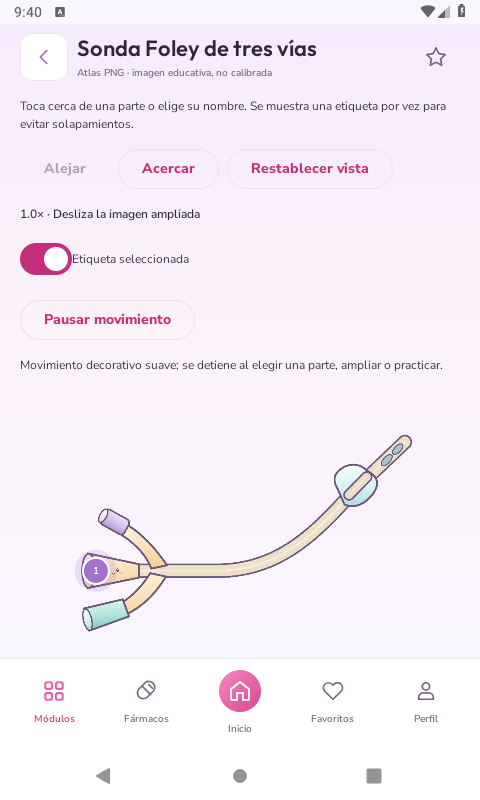
#> input picture qa/atlas_kawaii/movimiento/mov-1.png, 480 x 800 px; its folder holds 4 pictures in this run; the run also reads 1 picture not shown here
$ python verificar_movimiento.py
#> lines starting #> are read from the running program, lines starting #| are printed output that depends on the picture
#!/usr/bin/env python3
"""Reanaliza cuatro capturas instaladas; no mide FPS, alineación clínica ni hardware físico."""
from pathlib import Path
from PIL import Image, ImageChops
import json

HERE = Path(__file__).resolve().parent / 'movimiento'

def load(name):
#> called with name = 'mov-1.png'
    with Image.open(HERE / name) as image:
#> image is the input picture: PIL image 480x800 RGBA; mean R, G, B, A 246.2, 238, 246.7, 255
        return image.convert('RGB')
#> call 2 of load, with name = 'mov-2.png'
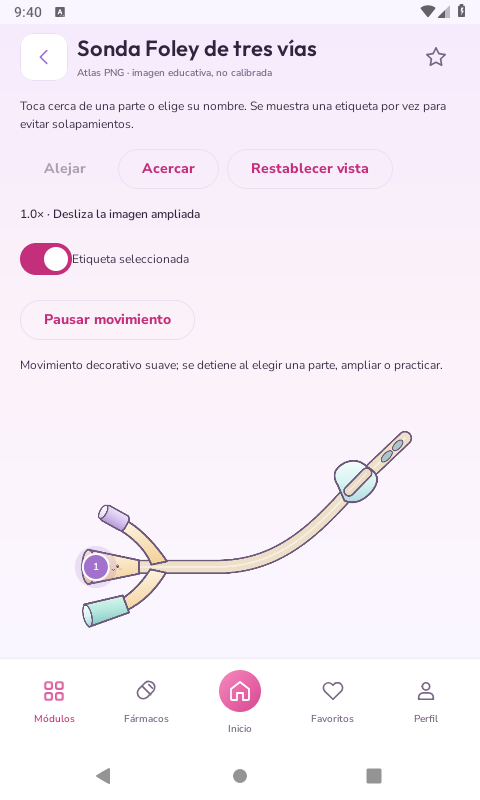
#> input picture qa/atlas_kawaii/movimiento/mov-2.png, 480 x 800 px
#> in load, image is the input picture: PIL image 480x800 RGBA; mean R, G, B, A 246.2, 238, 246.8, 255
#> call 3 of load, with name = 'pausa-1.png'
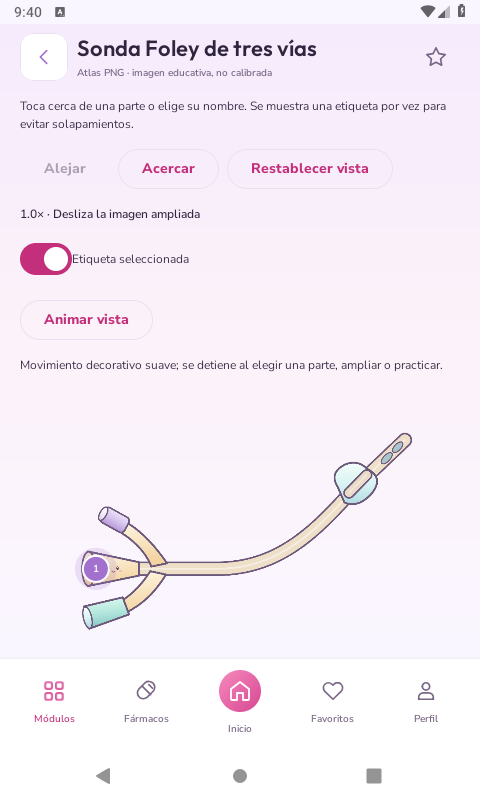
#> input picture qa/atlas_kawaii/movimiento/pausa-1.png, 480 x 800 px
#> in load, image is the input picture: PIL image 480x800 RGBA; mean R, G, B, A 246.2, 238.1, 246.8, 255

def changed(a, b):
    # Region of the image only; excludes the status bar clock and other UI.
    a, b = a.crop((20, 390, 460, 650)), b.crop((20, 390, 460, 650))
    red, green, blue = ImageChops.difference(a, b).split()
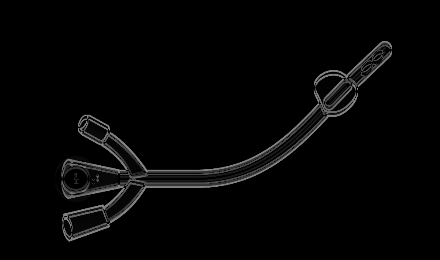
#> blue: PIL image 440x260 L; min 0, max 132, mean 5
    mask = ImageChops.lighter(ImageChops.lighter(red, green), blue)
    return sum(mask.histogram()[1:])

def vertical_shift(a, b, rect):
#> called with rect = (75, 530, 140, 610)
    x1, y1, x2, y2 = rect
#> x1 = 75; y1 = 530; x2 = 140; y2 = 610
    patch = a.crop(rect)
    costs = []
    for dy in range(-5, 6):
        other = b.crop((x1, y1 + dy, x2, y2 + dy))
        hist = ImageChops.difference(patch, other).histogram()
        cost = sum(i % 256 * count for i, count in enumerate(hist))
        costs.append((cost, dy))
#> this loop made 11 passes
#> cost on passes 1 to 11: 212946, 21045, 173776, 344825, 424979, 459680, 485309, 514338, 543036, 565721, 582078
#> pass 1, in vertical_shift, `other = b.crop((x1, y1 + dy, x2, y2 + dy))`:
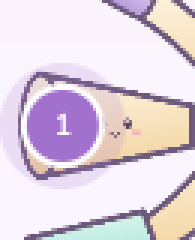
#> other: PIL image 65x80 RGB (shown 3 times larger); mean R, G, B 224.3, 210.9, 222.9
#> after the loop, costs = [(212946, -5), (21045, -4), (173776, -3), (344825, -2), (424979, -1), (459680, 0), (485309, 1), (514338, 2), (543036, 3), (565721, 4), (582078, 5)]
    return min(costs)[1]

moving1, moving2 = load('mov-1.png'), load('mov-2.png')
paused1, paused2 = load('pausa-1.png'), load('pausa-2.png')
result = {
    'scope': 'Dos fotogramas en movimiento y dos en pausa del APK preliminar instalado en emulador API28. No mide rendimiento ni valida anatomía.',
    'moving_changed_pixels': changed(moving1, moving2),
    'marker_patch_shift_px': vertical_shift(moving1, moving2, (75, 530, 140, 610)),
    'distal_patch_shift_px': vertical_shift(moving1, moving2, (315, 425, 420, 535)),
    'paused_changed_pixels': changed(paused1, paused2),
}
#> in vertical_shift (call 2), `x1, y1, x2, y2 = rect`: x1 = 315; y1 = 425; x2 = 420; y2 = 535
#> the loop in vertical_shift (call 2), `for dy in range(-5, 6):` made 11 passes
#> cost on passes 1 to 11: 258182, 27995, 206283, 412517, 516223, 542115, 561480, 582159, 607600, 631403, 653242
#> pass 1, in vertical_shift (call 2), `other = b.crop((x1, y1 + dy, x2, y2 + dy))`:
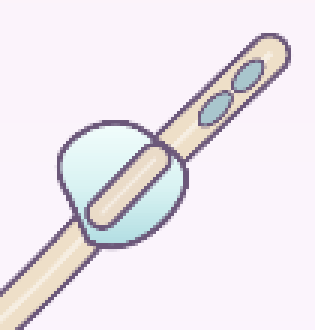
#> other: PIL image 105x110 RGB (shown 3 times larger); mean R, G, B 237.3, 230.9, 237.4
#> pass 3, in vertical_shift (call 2), `other = b.crop((x1, y1 + dy, x2, y2 + dy))`:
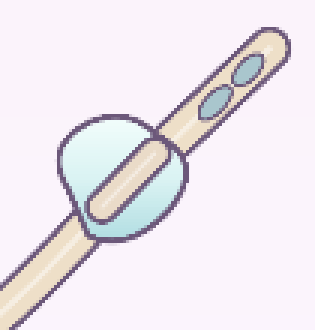
#> other: PIL image 105x110 RGB (shown 3 times larger); mean R, G, B 237.2, 230.9, 237.4
#> after the loop in vertical_shift (call 2), `for dy in range(-5, 6):`: costs = [(258182, -5), (27995, -4), (206283, -3), (412517, -2), (516223, -1), (542115, 0), (561480, 1), (582159, 2), (607600, 3), (631403, 4), (653242, 5)]
#> in changed (call 2), `a, b = a.crop((20, 390, 460, 650)), b.crop((20, 390, 460, 650))`:
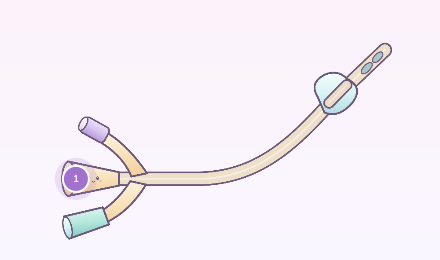
#> a: PIL image 440x260 RGB; mean R, G, B 246.1, 239.2, 246.8
#> in changed (call 2), `red, green, blue = ImageChops.difference(a, b).split()`: red: PIL image 440x260 L; every value is 0
assert result['moving_changed_pixels'] > 100
assert result['marker_patch_shift_px'] == result['distal_patch_shift_px'] != 0
assert result['paused_changed_pixels'] == 0
print(json.dumps(result, ensure_ascii=False, indent=2))
#| {
#|   "scope": "Dos fotogramas en movimiento y dos en pausa del APK preliminar instalado en emulador API28. No mide rendimiento ni valida anatomía.",
#|   "moving_changed_pixels": 11368,
#|   "marker_patch_shift_px": -4,
#|   "distal_patch_shift_px": -4,
#|   "paused_changed_pixels": 0
#| }
